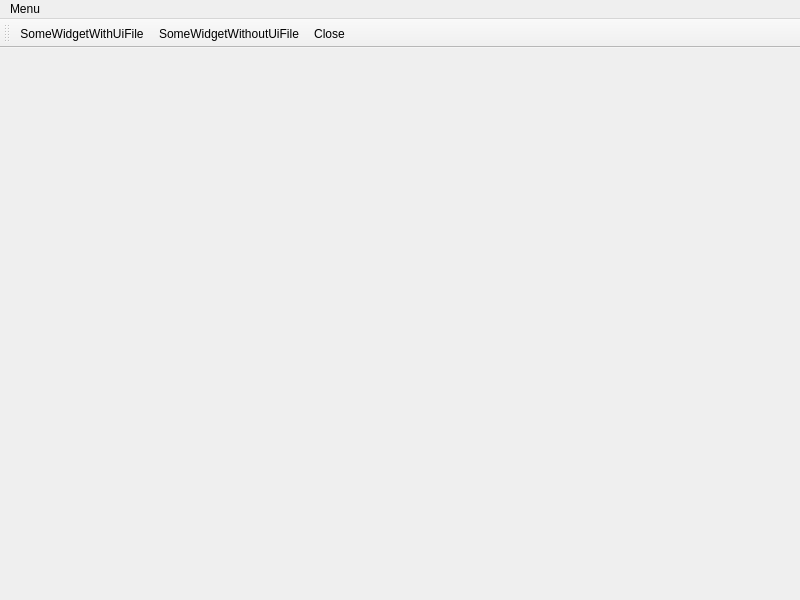
<?xml version="1.0" encoding="UTF-8"?>
<ui version="4.0">
 <class>MainWindow</class>
 <widget class="QMainWindow" name="MainWindow">
  <property name="geometry">
   <rect>
    <x>0</x>
    <y>0</y>
    <width>800</width>
    <height>600</height>
   </rect>
  </property>
  <property name="windowTitle">
   <string>MainWindow</string>
  </property>
  <widget class="QWidget" name="centralwidget">
   <layout class="QVBoxLayout" name="verticalLayout">
    <item alignment="Qt::AlignmentFlag::AlignHCenter">
     <widget class="QLabel" name="logoLabel">
      <property name="text">
       <string/>
      </property>
     </widget>
    </item>
    <item>
     <widget class="QStackedWidget" name="SwitchLayout">
      <property name="currentIndex">
       <number>-1</number>
      </property>
     </widget>
    </item>
   </layout>
  </widget>
  <widget class="QMenuBar" name="menubar">
   <property name="geometry">
    <rect>
     <x>0</x>
     <y>0</y>
     <width>800</width>
     <height>23</height>
    </rect>
   </property>
   <widget class="QMenu" name="menuMenu">
    <property name="title">
     <string>Menu</string>
    </property>
    <addaction name="actionOpenTSomeWidgetWithUiFile"/>
    <addaction name="actionOpenSomeWidgetWithoutUiFile"/>
    <addaction name="actionClose"/>
   </widget>
   <addaction name="menuMenu"/>
  </widget>
  <widget class="QToolBar" name="toolBar">
   <property name="windowTitle">
    <string>toolBar</string>
   </property>
   <attribute name="toolBarArea">
    <enum>TopToolBarArea</enum>
   </attribute>
   <attribute name="toolBarBreak">
    <bool>false</bool>
   </attribute>
   <addaction name="actionOpenTSomeWidgetWithUiFile"/>
   <addaction name="actionOpenSomeWidgetWithoutUiFile"/>
   <addaction name="actionClose"/>
  </widget>
  <action name="actionOpenTSomeWidgetWithUiFile">
   <property name="text">
    <string>SomeWidgetWithUiFile</string>
   </property>
  </action>
  <action name="actionOpenSomeWidgetWithoutUiFile">
   <property name="text">
    <string>SomeWidgetWithoutUiFile</string>
   </property>
  </action>
  <action name="actionClose">
   <property name="text">
    <string>Close</string>
   </property>
   <property name="shortcut">
    <string>Ctrl+Q</string>
   </property>
   <property name="menuRole">
    <enum>QAction::MenuRole::QuitRole</enum>
   </property>
  </action>
 </widget>
 <resources/>
 <connections/>
</ui>
